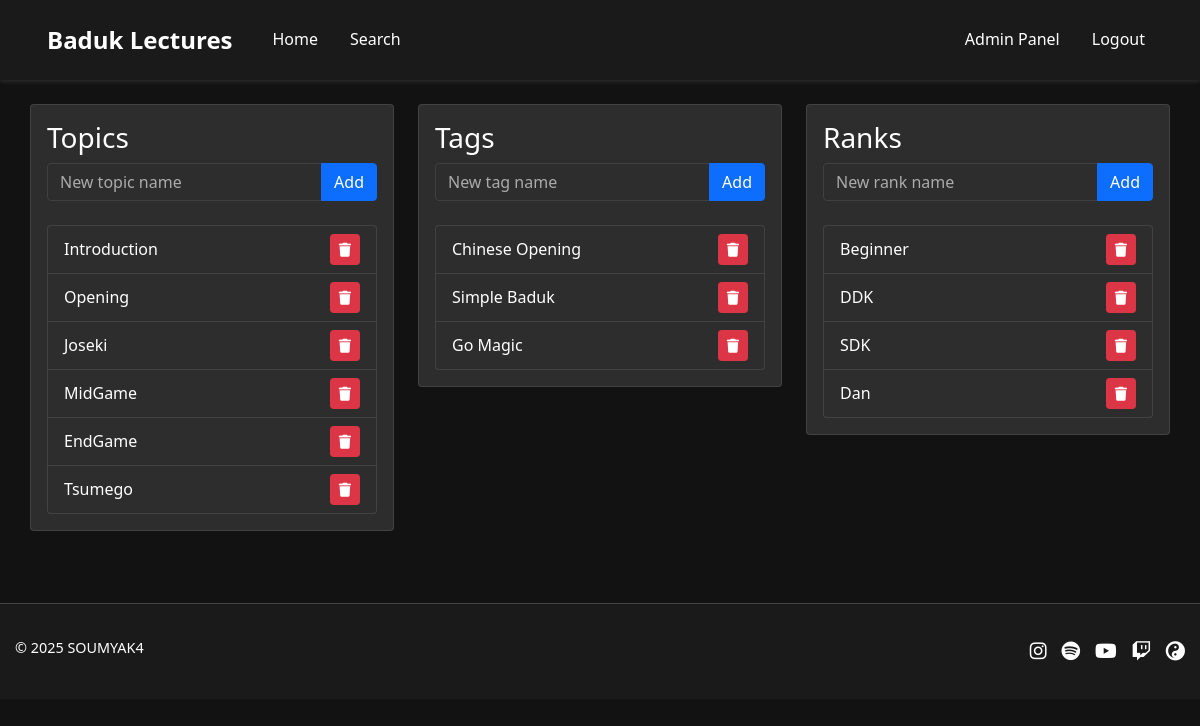
/admin/metadata (signed in), run on the app's committed database.
### models.py (models this page shows)
class Topic(db.Model):
    id = db.Column(db.Integer, primary_key=True)
    name = db.Column(db.String(50), unique=True, nullable=False)

class Tag(db.Model):
    id = db.Column(db.Integer, primary_key=True)
    name = db.Column(db.String(50), unique=True, nullable=False)

class Rank(db.Model):
    id = db.Column(db.Integer, primary_key=True)
    name = db.Column(db.String(20), unique=True, nullable=False)

### routes.py (the view, shortened to what this page needs)
@app.route('/admin/metadata', methods=['GET', 'POST'])
@login_required
def manage_metadata():
    topic_form = MetadataForm(prefix="topic")
    tag_form = MetadataForm(prefix="tag")
    rank_form = MetadataForm(prefix="rank")
    topics = Topic.query.all()
    tags = Tag.query.all()
    ranks = Rank.query.all()
    return render_template('admin/manage_metadata.html',
                         topic_form=topic_form,
                         tag_form=tag_form,
                         rank_form=rank_form,
                         topics=topics,
                         tags=tags,
                         ranks=ranks)

### forms.py
class MetadataForm(FlaskForm):
    name = StringField('Name', validators=[DataRequired()])
    submit = SubmitField('Save')

### models.py (called while the page is built)
@login_manager.user_loader
def load_user(user_id):
    return User.query.get(int(user_id))

### templates/admin/manage_metadata.html (shortened to what this page needs)
{% extends "base.html" %}
{% block content %}
<div class="container">
    <div class="row">
        <div class="col-md-4">
            <div class="card mb-4" style="background-color: var(--card-bg); border-color: var(--border-color);">
                <div class="card-body">
                    <h3 class="card-title">Topics</h3>
                    <form method="POST" class="mb-4">
                        <div class="input-group">
                            {{ topic_form.name(class="form-control", placeholder="New topic name") }}
                            <button type="submit" name="add_topic" class="btn btn-primary">Add</button>
                        </div>
                    </form>
                    <div class="list-group">
                        {% for topic in topics %}
                        <div class="list-group-item d-flex justify-content-between align-items-center" style="background-color: var(--card-bg); color: var(--text-color); border-color: var(--border-color);">
                            {{ topic.name }}
                            <form method="POST" style="display: inline;">
                                <button type="submit" class="btn btn-sm btn-danger">
                                    <i class="fas fa-trash"></i>
                                </button>
                            </form>
                        </div>
                        {% endfor %}
                    </div>
                </div>
            </div>
        </div>
        <div class="col-md-4">
            <div class="card mb-4" style="background-color: var(--card-bg); border-color: var(--border-color);">
                <div class="card-body">
                    <h3 class="card-title">Tags</h3>
                    <form method="POST" class="mb-4">
                        <div class="input-group">
                            {{ tag_form.name(class="form-control", placeholder="New tag name") }}
                            <button type="submit" name="add_tag" class="btn btn-primary">Add</button>
                        </div>
                    </form>
                    <div class="list-group">
                        {% for tag in tags %}
                        <div class="list-group-item d-flex justify-content-between align-items-center" style="background-color: var(--card-bg); color: var(--text-color); border-color: var(--border-color);">
                            {{ tag.name }}
                            <form method="POST" style="display: inline;">
                                <button type="submit" class="btn btn-sm btn-danger">
                                    <i class="fas fa-trash"></i>
                                </button>
                            </form>
                        </div>
                        {% endfor %}
                    </div>
                </div>
            </div>
        </div>
        <div class="col-md-4">
            <div class="card mb-4" style="background-color: var(--card-bg); border-color: var(--border-color);">
                <div class="card-body">
                    <h3 class="card-title">Ranks</h3>
                    <form method="POST" class="mb-4">
                        <div class="input-group">
                            {{ rank_form.name(class="form-control", placeholder="New rank name") }}
                            <button type="submit" name="add_rank" class="btn btn-primary">Add</button>
                        </div>
                    </form>
                    <div class="list-group">
                        {% for rank in ranks %}
                        <div class="list-group-item d-flex justify-content-between align-items-center" style="background-color: var(--card-bg); color: var(--text-color); border-color: var(--border-color);">
                            {{ rank.name }}
                            <form method="POST" style="display: inline;">
                                <button type="submit" class="btn btn-sm btn-danger">
                                    <i class="fas fa-trash"></i>
                                </button>
                            </form>
                        </div>
                        {% endfor %}
                    </div>
                </div>
            </div>
        </div>
    </div>
</div>
{% endblock %}

### templates/base.html (shortened to what this page needs)
<!DOCTYPE html>
<html lang="en" data-theme="dark">
<head>
    <link href="https://cdn.jsdelivr.net/npm/bootstrap@5.1.3/dist/css/bootstrap.min.css" rel="stylesheet">
    <link href="https://cdnjs.cloudflare.com/ajax/libs/font-awesome/6.0.0/css/all.min.css" rel="stylesheet">
    <link href="{{ url_for('static', filename='css/style.css') }}" rel="stylesheet">
</head>
<body>
    <nav class="navbar navbar-expand-lg navbar-dark mb-4" style="background-color: var(--navbar-bg);">
        <div class="container">
            <a class="navbar-brand" href="{{ url_for('home') }}">Baduk Lectures</a>
            <div class="collapse navbar-collapse" id="navbarNav">
                <ul class="navbar-nav me-auto">
                    <li class="nav-item">
                        <a class="nav-link" href="{{ url_for('home') }}">Home</a>
                    </li>
                    <li class="nav-item">
                        <a class="nav-link" href="{{ url_for('search') }}">Search</a>
                    </li>
                </ul>
                <ul class="navbar-nav">
                    {% if current_user.is_authenticated %}
                    <li class="nav-item">
                        <a class="nav-link" href="{{ url_for('admin_panel') }}">Admin Panel</a>
                    </li>
                    <li class="nav-item">
                        <a class="nav-link" href="{{ url_for('logout') }}">Logout</a>
                    </li>
                    {% else %}
                    <li class="nav-item">
                        <a class="nav-link" href="{{ url_for('login') }}">Login</a>
                    </li>
                    {% endif %}
                </ul>
            </div>
        </div>
    </nav>
    <div class="container">
        {% block content %}{% endblock %}
    </div>
    <footer class="mt-5">
        <div class="container py-3">
            <div class="row">
                <div class="col-md-6">
                    <p>&copy; 2025 SOUMYAK4</p>
                </div>
                <div class="col-md-6 text-md-end">
                    <div class="footer-icons">
                        <a href="#" aria-label="Instagram"><i class="fab fa-instagram"></i></a>
                        <a href="#" aria-label="Spotify"><i class="fab fa-spotify"></i></a>
                        <a href="#" aria-label="YouTube"><i class="fab fa-youtube"></i></a>
                        <a href="#" aria-label="Twitch"><i class="fab fa-twitch"></i></a>
                        <a href="#" aria-label="Yin Yang"><i class="fas fa-yin-yang"></i></a>
                    </div>
                </div>
            </div>
        </div>
    </footer>
</body>
</html>

### static/css/style.css (style rules this page uses)
:root { --bg-color: #1a1a1a; --text-color: #ffffff; --card-bg: #2d2d2d; --nav-bg: #2d2d2d; --border-color: rgba(255,255,255,0.1); --input-bg: #2d2d2d; --input-text: #ffffff; --input-border: #404040; --link-color: #ffffff; --navbar-toggler: #ffffff; --body-bg: #121212; --navbar-bg: #1a1a1a; --navbar-text: #ffffff; --navbar-brand-color: #ffffff; --navbar-link-color: #ffffff; --navbar-link-hover: rgba(255, 255, 255, 0.8); }
body { font-family: 'Inter', sans-serif; line-height: 1.6; background-color: var(--bg-color); color: var(--text-color); min-height: 100vh; display: flex; flex-direction: column; }
.form-control, .form-select { background-color: var(--input-bg); color: var(--input-text); border-color: var(--input-border); }
.form-control::placeholder { color: rgba(255, 255, 255, 0.6); }
.navbar { padding: 1rem 2rem; background-color: var(--nav-bg); box-shadow: 0 2px 4px var(--border-color); }
.navbar-brand { color: var(--text-color) !important; }
.navbar-collapse { display: flex !important; }
.navbar-nav { flex-direction: row; align-items: center; }
.nav-item { margin-left: 1rem; }
.nav-link { color: var(--text-color) !important; }
footer { background-color: #1a1a1a; padding: 1rem 0; border-top: 1px solid #444444; margin-top: auto; position: sticky; bottom: 0; width: 100%; }
footer p { color: #ffffff; margin: 0; font-size: 0.9rem; }
.footer-icons { display: flex; gap: 15px; justify-content: flex-end; }
.footer-icons a { color: #ffffff; font-size: 1.2rem; transition: color 0.2s ease; }
body { font-family: 'Segoe UI', Tahoma, Geneva, Verdana, sans-serif; line-height: 1.6; color: var(--text-color); background-color: var(--body-bg); transition: background-color 0.3s, color 0.3s; }
.container { max-width: 1200px; margin: 0 auto; padding: 0 15px; }
.navbar-brand { font-weight: bold; font-size: 1.5rem; }
.card { color: var(--text-color); }
.list-group-item { background-color: var(--card-bg); color: var(--text-color); border-color: var(--border-color); }

### data on the page
Topic: name "Introduction"
Topic: name "Opening"
Topic: name "Joseki"
Topic: name "MidGame"
Topic: name "EndGame"
Topic: name "Tsumego"
Tag: name "Chinese Opening"
Tag: name "Simple Baduk"
Tag: name "Go Magic"
Rank: name "Beginner"
Rank: name "DDK"
Rank: name "SDK"
Rank: name "Dan"
